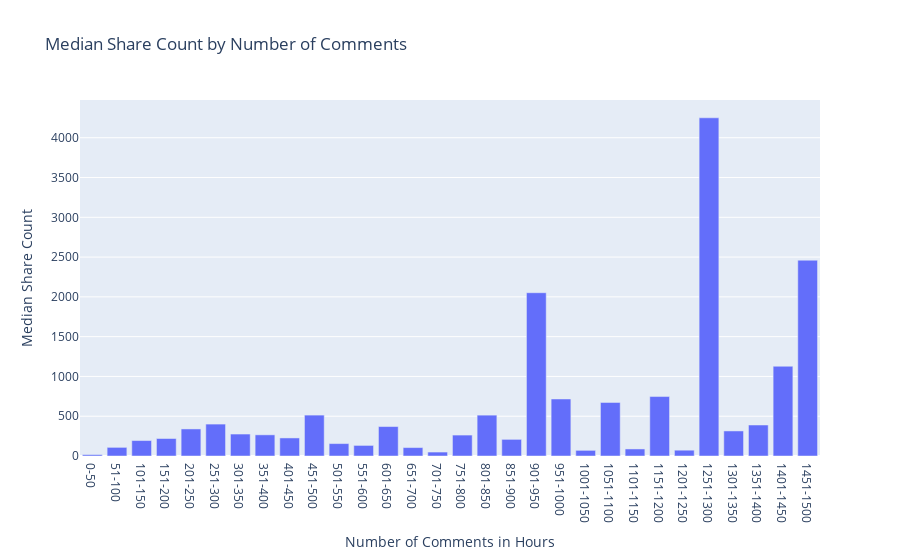

Notebook code for this chart:
### Code cell
df4=Testing.copy()
        
# Définir les tranches de nombre de commentaires
bins = [0, 50, 100, 150, 200, 250, 300, 350, 400, 450, 500, 550,600,650,700,750,800,850,900,950,1000,1050,1100,1150,1200,1250,1300,1350,1400,1450,1500]
labels = ['0-50', '51-100', '101-150', '151-200', '201-250', '251-300', '301-350', '351-400', '401-450', '451-500', '501-550', '551-600', '601-650', '651-700', '701-750', '751-800', '801-850', '851-900', '901-950', '951-1000', '1001-1050', '1051-1100', '1101-1150', '1151-1200', '1201-1250', '1251-1300', '1301-1350', '1351-1400', '1401-1450', '1451-1500']

# Ajouter une colonne pour les tranches de nombre de commentaires
df4['comment_count_bin'] = pd.cut(df4['No_of_Comments_in_H_hours'], bins=bins, labels=labels, right=False)

# Calculer la moyenne du nombre de partages de post par tranche de nombre de commentaires
mean_shares_by_comments = df4.groupby('comment_count_bin')['share_count'].median().reset_index()

# Créer un histogramme avec la moyenne du nombre de partages de post par tranche de nombre de commentaires
fig = px.bar(mean_shares_by_comments, x='comment_count_bin', y='share_count', title='Median Share Count by Number of Comments')

# Paramètres de mise en forme de l'histogramme
fig.update_layout(
    xaxis_title='Number of Comments in Hours',
    yaxis_title='Median Share Count'
)
fig.show()

### Figure 1 — Plotly figure (JSON) as saved in the notebook; plotly's stock layout.template omitted (floating-point values rounded to 4 significant figures)
{"data": [{"alignmentgroup": "True", "hovertemplate": "comment_count_bin=%{x}<br>share_count=%{y}<extra></extra>", "legendgroup": "", "marker": {"color": "#636efa", "pattern": {"shape": ""}}, "name": "", "offsetgroup": "", "orientation": "v", "showlegend": false, "textposition": "auto", "type": "bar", "x": ["0-50", "51-100", "101-150", "151-200", "201-250", "251-300", "301-350", "351-400", "401-450", "451-500", "501-550", "551-600", "601-650", "651-700", "701-750", "751-800", "801-850", "851-900", "901-950", "951-1000", "1001-1050", "1051-1100", "1101-1150", "1151-1200", "1201-1250", "1251-1300", "1301-1350", "1351-1400", "1401-1450", "1451-1500"], "xaxis": "x", "y": [17, 108.5, 194, 220, 340, 401, 276, 266, 227, 514, 156, 133, 370, 106, 49.5, 263, 513.5, 209, 2052, 716.5, 71, 673, 88.5, 747, 73, 4250.0, 315, 389.5, 1128, 2461], "yaxis": "y"}], "layout": {"barmode": "relative", "legend": {"tracegroupgap": 0}, "title": {"text": "Median Share Count by Number of Comments"}, "xaxis": {"anchor": "y", "domain": [0, 1], "title": {"text": "Number of Comments in Hours"}}, "yaxis": {"anchor": "x", "domain": [0, 1], "title": {"text": "Median Share Count"}}}}
